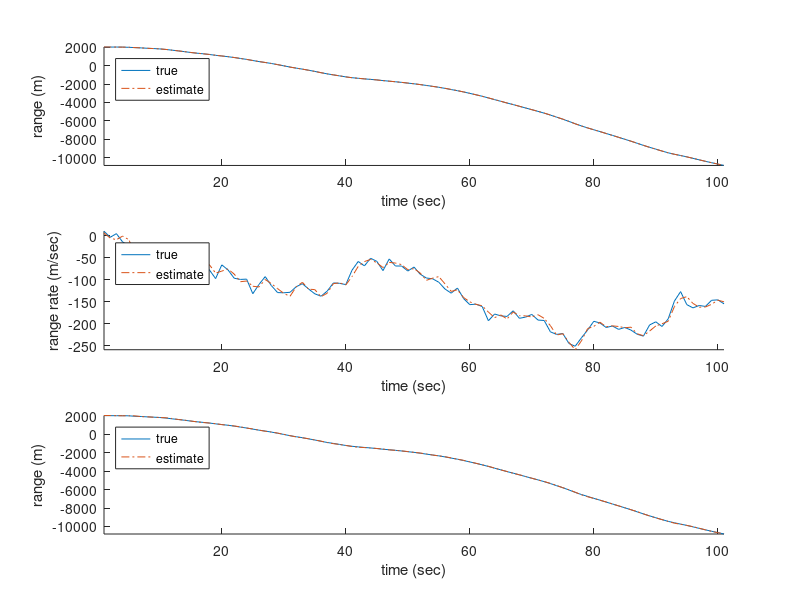
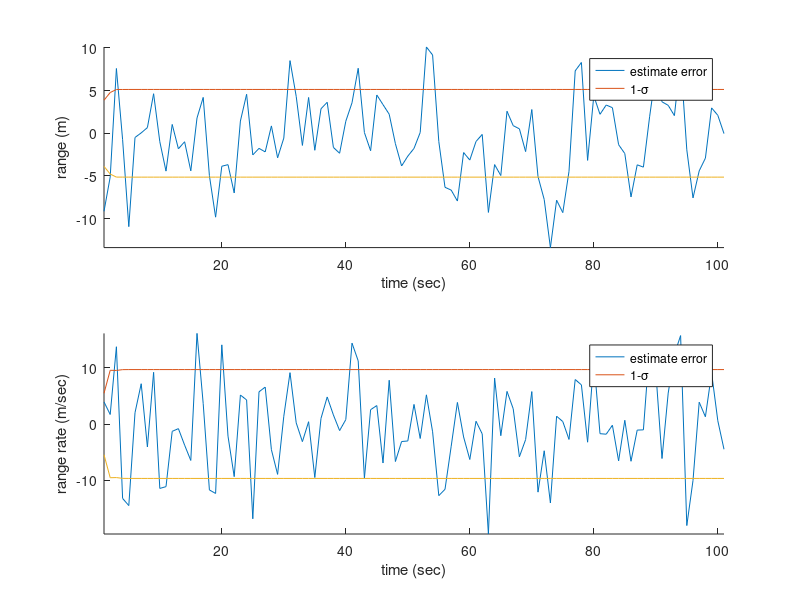

MATLAB code for these plots, in order:
clc; clear;

%%
% the sampling time
dt = 1;

% the process and measurement noise
Qc = 150;
Q = Qc * [dt^3/3 dt^2/2; dt^2/2 dt];
R = 30;

% the mean value and covariance of the initial state variable
x0 = [2000; 10];
P0 = 30 * eye(2);

% the initial value of the kalman filter
xbar = x0 + sqrt(P0) * randn(2,1);
Pbar = P0;
Qf = Q;     % the process noise covariance for the kalman filter

% set variable for saving results
X = [];
XHAT = [];
PHAT = [];
KK = [];
Z = [];
ZHAT = [];
SBAR = [];
TIME = [];

% the matrix of system
F = [1 dt; 0 1];
H = [1 0];

%%
for time = 0:100
    
    % the measurement model
    z = H * x0 + sqrt(R) * randn();

    % the measurement update
    zhat = H * xbar;
    S = H * Pbar * H' + R;
    Phat = Pbar - Pbar * H' * inv(S) * H * Pbar;
    K = Pbar * H' * inv(S);
    xhat = xbar + K * (z - zhat);

    % the time update
    xbar = F * xhat;
    Pbar = F * Phat * F' + Qf;
    
    % the kinematics model of system
    x = F * x0 + sqrt(Q) * randn(2,1);

    % save results
%     X = [X; x0'];
%     XHAT = [XHAT; xhat'];
%     PHAT = [PHAT; diag(Phat)'];
%     Z = [Z; z'];
%     ZHAT = [ZHAT; zhat'];
%     SBAR = [SBAR; diag(S)'];
%     TIME = [TIME; time];
%     KK = [KK; K'];

    X(time+1,:) = x0';
    XHAT(time+1,:) = xhat';
    PHAT(time+1,:) = diag(Phat)';
    Z(time+1,:) = z';
    ZHAT(time+1,:) = zhat';
    SBAR(time+1,:) = diag(S)';
    TIME(time+1,:) = time;
    KK(time+1,:) = K';

    % update state for next time step
    x0 = x;

end

%% range and range rate
figure(1)
subplot(3,1,1)
hold on
plot(X(:,1))
plot(XHAT(:,1), '-.')
axis tight
xlabel('time (sec)'), ylabel('range (m)')
legend('true', 'estimate', 'Location', 'northwest')

subplot(3,1,2)
hold on
plot(X(:,2))
plot(XHAT(:,2), '-.')
axis tight
xlabel('time (sec)'), ylabel('range rate (m/sec)')
legend('true', 'estimate', 'Location', 'northwest')

subplot(3,1,3)
hold on
plot(Z(:,1))
plot(ZHAT(:,1), '-.')
axis tight
xlabel('time (sec)'), ylabel('range (m)')
legend('true', 'estimate', 'Location', 'northwest')

%% measurement error and std error
figure(2)
subplot(2,1,1)
hold on
plot(X(:,1)-XHAT(:,1))
plot(sqrt(PHAT(:,1)))
plot(-sqrt(PHAT(:,1)))
axis tight
xlabel('time (sec)'), ylabel('range (m)')
legend('estimate error', '1-\sigma')

subplot(2,1,2)
hold on
plot(X(:,2)-XHAT(:,2))
plot(sqrt(PHAT(:,2)))
plot(-sqrt(PHAT(:,2)))
axis tight
xlabel('time (sec)'), ylabel('range rate (m/sec)')
legend('estimate error', '1-\sigma')